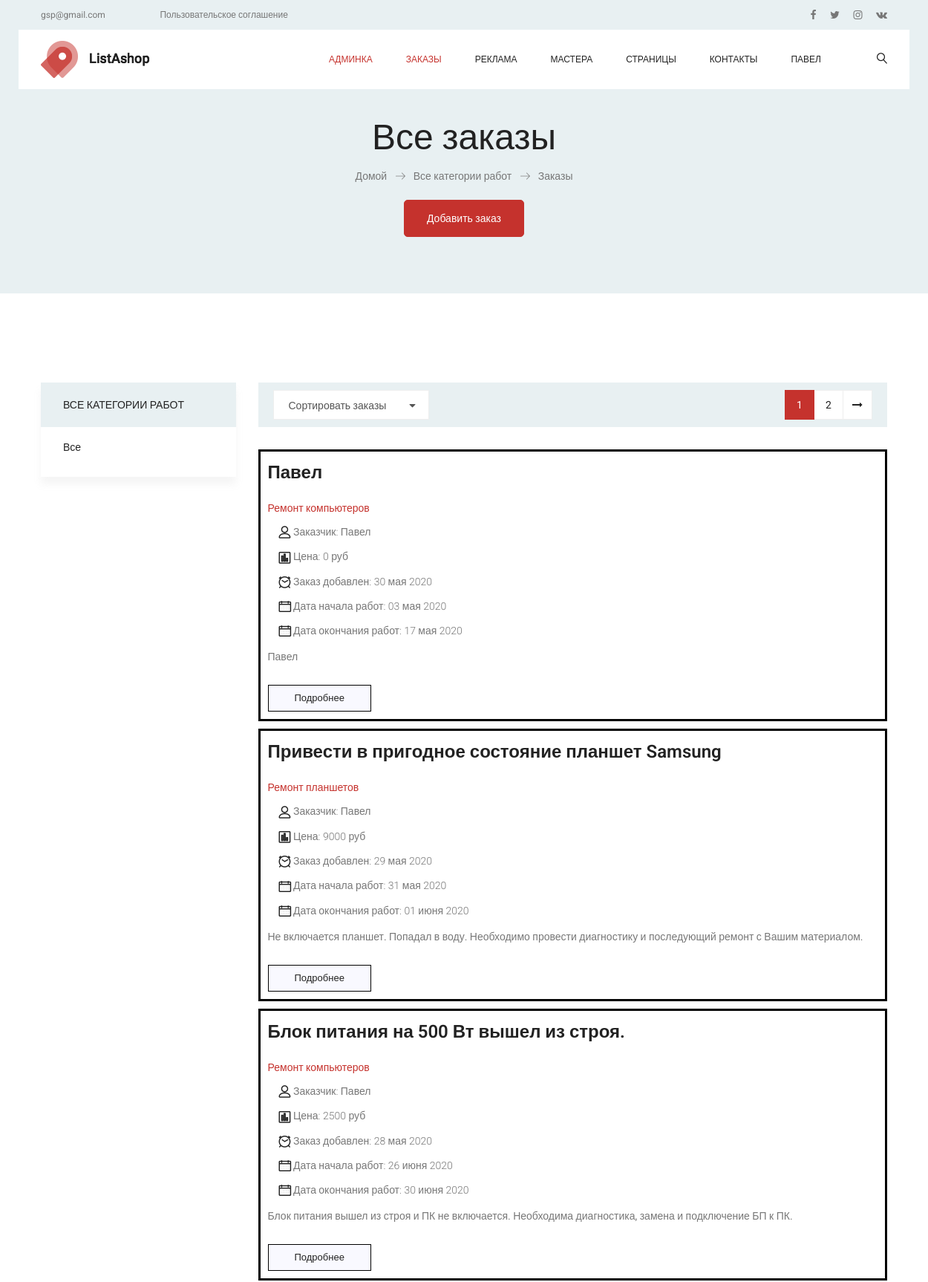
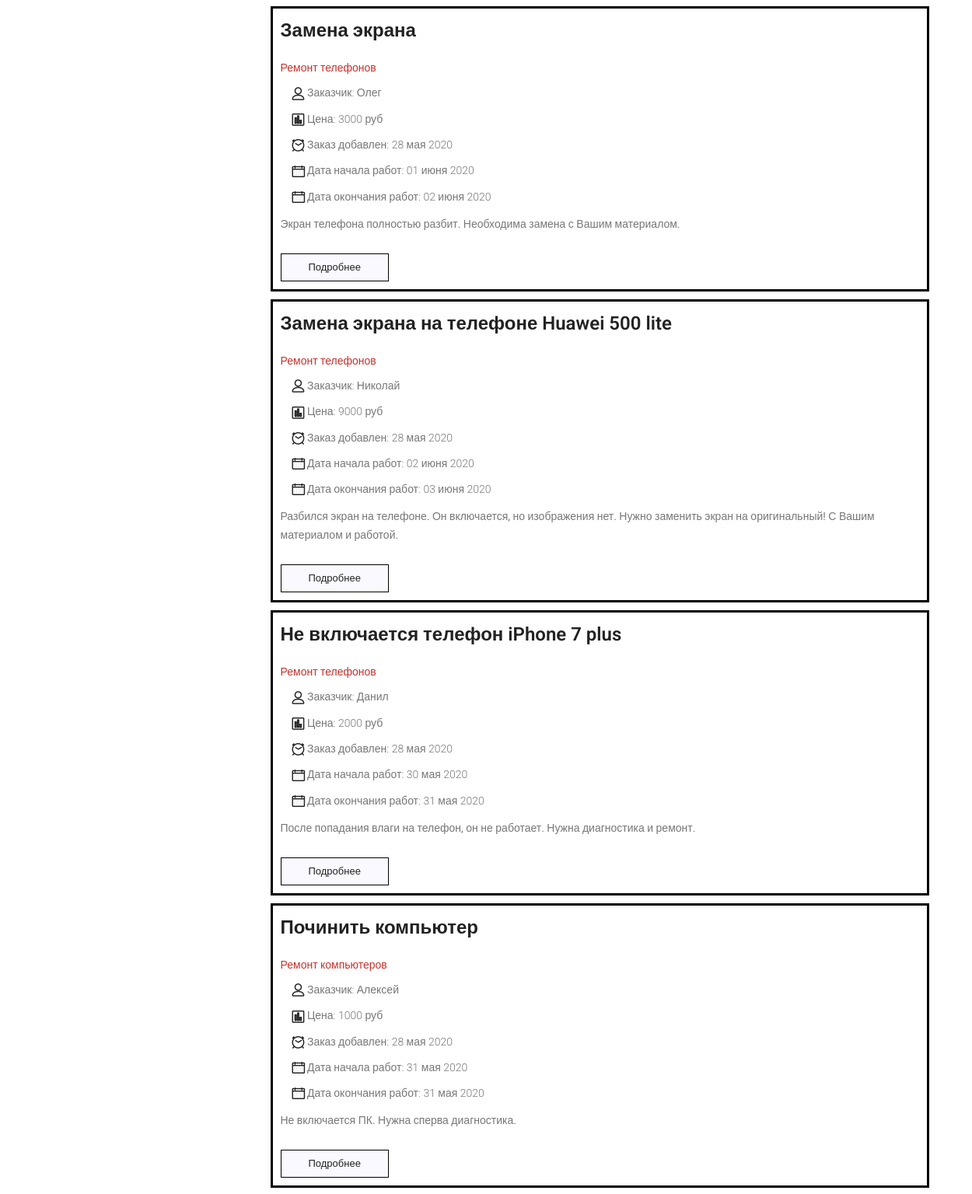
The app's page / (signed in, upper part) with its own data (2 pictures, top to bottom).
### job/models.py (models this page shows, shortened)
class Offer(models.Model):
    category = TreeManyToManyField(Category, related_name='offers', blank=True, verbose_name='Категория работ')
    first_name = models.CharField(blank=True, null=True, default=None, max_length=200, verbose_name='Имя заказчика')
    last_name = models.CharField(blank=True, null=True, default=None, max_length=200, verbose_name='Фамилия заказчика')
    middle_name = models.CharField(blank=True, null=True, default=None, max_length=200, verbose_name='Отчество заказчика')
    phone = models.CharField(max_length=64, blank=True, null=True, default=None, verbose_name='Номер тел.')
    email = models.EmailField(max_length=128, blank=True, null=True, default=None, verbose_name='Емейл')
    name = models.CharField(max_length=200, db_index=True, verbose_name='Наименование работ')
    slug = models.SlugField(max_length=200, db_index=True, verbose_name='Слаг')
    image = models.ImageField(upload_to='offers/%Y/%m/%d', blank=True, verbose_name='Фото')
    description = models.TextField(max_length=512, blank=True, verbose_name='Описание работ')
    price = models.DecimalField(blank=True, null=True, default=None, max_digits=10, decimal_places=0,
                                verbose_name='Цена работы')
    start_time = models.DateField(null=True, blank=True, default=None, verbose_name='Дата начала работ')
    end_time = models.DateField(null=True, blank=True, default=None, verbose_name='Дата окончания работ')
    available = models.BooleanField(default=False, verbose_name='Актуальность заказа')
    created = models.DateField(blank=True, null=True, default=timezone.now, verbose_name='Дата создания записи')
    updated = models.DateField(blank=True, null=True, default=timezone.now, verbose_name='Дата ред-ия записи')
    @property
    def Категории(self):
        return "\n".join([p.name for p in self.category.all()])
    class Meta:
        ordering = ('-created', 'name',)
        index_together = (('id', 'slug'),)
        verbose_name = 'Предложение о работе'
        verbose_name_plural = 'Предложения о работе'
    def get_absolute_url(self):
        return reverse('job:offer_detail', args=[self.id, self.slug])

class Category(MPTTModel):
    name = models.CharField(max_length=200, db_index=True, unique=True, verbose_name='Подкатегория')
    slug = models.SlugField(max_length=200, null=True, blank=True, unique=True, verbose_name='Nazvanie_kategorii')
    parent = TreeForeignKey('self', on_delete=models.CASCADE, null=True, blank=True, related_name='children',
                            verbose_name='Категория')
    is_active = models.BooleanField(default=True, verbose_name='Активность категории')
    created = models.DateField(blank=True, null=True, default=timezone.now, verbose_name='Дата создания записи')
    updated = models.DateField(blank=True, null=True, default=timezone.now, verbose_name='Дата ред-ия записи')
    class MPTTMeta:
        order_insertion_by = ['name']
        verbose_name = 'Категория -> Подкатегория'
        verbose_name_plural = 'Категории -> Подкатегории'
    class Meta:
        verbose_name = 'Категория -> Подкатегория'
        verbose_name_plural = 'Категории -> Подкатегории'

### job/views.py (the view)
# urls.py: path('', views.offer_list, name='offer_list'),
def offer_list(request, category_slug=None):
    category = None
    categories = Category.objects.filter(is_active=True)
    object_list = Offer.objects.filter(available=True)
    if category_slug:
        category = get_object_or_404(Category, slug=category_slug)
        object_list = object_list.filter(category=category)
    paginator = Paginator(object_list, 8)
    page = request.GET.get('page')
    try:
        offers = paginator.page(page)
    except PageNotAnInteger:
        offers = paginator.page(1)
    except EmptyPage:
        offers = paginator.page(paginator.num_pages)
    return render(request, 'job/list.html', {'category': category,
                                             'categories': categories,
                                             'page': page,
                                             'offers': offers})

### templates/job/list.html (shortened to what this page needs)
{% extends 'base.html' %}
{% load static %}
{% load mptt_tags %}
{% block content %}
<section class="banner_area">
    <div class="banner_inner d-flex align-items-center">
        <div class="container">
            <div class="banner_content text-center">
                <h2>{% if category %}{{ category.name }}{% else %}Все заказы{% endif %}</h2>
                <div class="page_link">
                    <a href="#">Домой</a>
                    <a href="#">Все категории работ</a>
                    <a href="#">{% if category %}{{ category.name }}{% else %}Заказы{% endif %}</a>
                </div>
                <div class="main_add_offer">
        			<a class="main_btn" href="{% url 'job:register_job' %}">Добавить заказ</a>
        		</div>
            </div>
        </div>
    </div>
</section>
<section class="cat_product_area p_120">
    <div class="container">
        <div class="row flex-row-reverse">
            <div class="col-lg-9">
                <div class="product_top_bar">
                    <div class="left_dorp">
                    </div>
                    {% include 'job/pagination.html' with page=offers %}
                </div>
                <div class="latest_product_inner row">
                    {% for offer in offers %}
                        <div class="col-md-12">
                            <div class="offer_post">
                                <div class="offer_details">
                                    <a href="{{ offer.get_absolute_url }}"><h2>{{offer.name}}</h2></a>
                                    <div class="offer_info text-left">
                                        <div class="offer_tag">
                                            <a class="active">{{ offer.Категории }}</a>
                                        </div>
                                        <ul class="offer_meta list">
                                            <li><a href="/"><i class="lnr lnr-user"></i> Заказчик: {{ offer.first_name }}</a></li>
                                            <li><a><i class="lnr lnr-chart-bars"></i> Цена: {{ offer.price }} руб </a></li>
                                            <li><a><i class="lnr lnr-clock"></i> Заказ добавлен: {{ offer.created }}</a></li>
                                            {% if offer.start_time and offer.end_time %}
                                            <li><a><i class="lnr lnr-calendar-full"></i> Дата начала работ: {{ offer.start_time }} </a></li>
                                            <li><a><i class="lnr lnr-calendar-full"></i> Дата окончания работ: {{ offer.end_time }} </a></li>
                                            {% else %}
                                            <li><a><i class="lnr lnr-calendar-full"></i> Начать работы в любое время </a></li>
                                            {% endif %}
                                        </ul>
                                    </div>
                                    <p>{{offer.description|truncatechars:220}}</p>
                                    <a href="{{ offer.get_absolute_url }}" class="white_bg_btn">Подробнее</a>
                                </div>
                            </div>
                        </div>
                    {% endfor %}
                </div>
            </div>
            <div class="col-lg-3">
                <div class="left_sidebar_area">
                    <aside class="left_widgets cat_widgets">
                        <div class="l_w_title">
                            <h3>Все категории работ</h3>
                        </div>
                        <div class="widgets_inner">
                            <ul class="list">
                                <li {% if not category %} class="selected" {% endif %}>
                                    <a href="{% url "job:offer_list" %}">Все</a>
                                </li>
                            </ul>
                        </div>
                    </aside>
                </div>
            </div>
        </div>
    </div>
</section>
{% endblock content %}

### templates/navbar/navbar.html (shortened to what this page needs)
{% load static %}
<header class="header_area">
    <div class="top_menu row m0">
        <div class="container">
            <div class="float-left">
                <a href="mailto:gsp@gmail.com">gsp@gmail.com</a>
                <a href="#">Пользовательское соглашение</a>
            </div>
            <div class="float-right">
                <ul class="header_social">
                    <li><a href="#"><i class="fa fa-facebook"></i></a></li>
                    <li><a href="#"><i class="fa fa-twitter"></i></a></li>
                    <li><a href="#"><i class="fa fa-instagram"></i></a></li>
                    <li><a href="#"><i class="fa fa-vk"></i></a></li>
                </ul>
            </div>
        </div>
    </div>
    <div class="main_menu">
        <nav class="navbar navbar-expand-lg navbar-light main_box">
            <div class="container">
                <a class="navbar-brand logo_h" href="index.html"><img src="img/logo.png" alt=""></a>
                <div class="collapse navbar-collapse offset" id="navbarSupportedContent">
                    <ul class="nav navbar-nav menu_nav ml-auto">
                        {% if user.is_superuser %}
                            <li class="nav-item active"><a class="nav-link" href="/admin/">Админка</a></li>
                        {% endif %}
                        <li class="nav-item active"><a class="nav-link" href="{% url 'job:offer_list' %}">Заказы</a></li>
                        <li class="nav-item submenu dropdown">
                            <a href="#" class="nav-link dropdown-toggle" data-toggle="dropdown" role="button" aria-haspopup="true" aria-expanded="false">Реклама</a>
                        </li>
                        <li class="nav-item submenu dropdown">
                            <a href="#" class="nav-link dropdown-toggle" data-toggle="dropdown" role="button" aria-haspopup="true" aria-expanded="false">Мастера</a>
                        </li>
                        <li class="nav-item submenu dropdown">
                            <a href="#" class="nav-link dropdown-toggle" data-toggle="dropdown" role="button" aria-haspopup="true" aria-expanded="false">Страницы</a>
                        </li>
                        <li class="nav-item"><a class="nav-link" href="#">Контакты</a></li>
                        {% if request.user.is_authenticated %}
                            <li class="nav-item submenu dropdown">
                                <a href="#" class="nav-link dropdown-toggle" data-toggle="dropdown" role="button" aria-haspopup="true" aria-expanded="false"> {{ request.user.first_name }} </a>
                            </li>
                            {% else %}
                                <li class="nav-item"><a href="{% url 'login' %}" class="cart"><i class="lnr lnr lnr-user"></i> Войти</a></li>
                        {% endif %}
                    </ul>
                    <ul class="nav navbar-nav navbar-right">
                        <li class="nav-item"><a href="#" class="search"><i class="lnr lnr-magnifier"></i></a></li>
                    </ul>
                </div>
            </div>
        </nav>
    </div>
</header>

### static/static_dev/css/responsive.css (style rules this page uses)
@media (max-width:1619px) { .header_area .navbar .search { margin-left: 40px; } }

### records on screen
Offer: name "Павел", Категории "Ремонт компьютеров", first_name "Павел", price "0", created "30 мая 2020", start_time "03 мая 2020", end_time "17 мая 2020", description "Павел"
Offer: name "Привести в пригодное состояние планшет Samsung", Категории "Ремонт планшетов", first_name "Павел", price "9000", created "29 мая 2020", start_time "31 мая 2020", end_time "01 июня 2020", description "Не включается планшет. Попадал в воду. Необходимо провести диагностику и последующий ремонт с Вашим материалом."
Offer: name "Блок питания на 500 Вт вышел из строя.", Категории "Ремонт компьютеров", first_name "Павел", price "2500", created "28 мая 2020", start_time "26 июня 2020", end_time "30 июня 2020", description "Блок питания вышел из строя и ПК не включается. Необходима диагностика, замена и подключение БП к ПК."
Offer: name "Замена экрана", Категории "Ремонт телефонов", first_name "Олег", price "3000", created "28 мая 2020", start_time "01 июня 2020", end_time "02 июня 2020", description "Экран телефона полностью разбит. Необходима замена с Вашим материалом."
Offer: name "Замена экрана на телефоне Huawei 500 lite", Категории "Ремонт телефонов", first_name "Николай", price "9000", created "28 мая 2020", start_time "02 июня 2020", end_time "03 июня 2020", description "Разбился экран на телефоне. Он включается, но изображения нет. Нужно заменить экран на оригинальный! С Вашим материалом и работой."
Offer: name "Не включается телефон iPhone 7 plus", Категории "Ремонт телефонов", first_name "Данил", price "2000", created "28 мая 2020", start_time "30 мая 2020", end_time "31 мая 2020", description "После попадания влаги на телефон, он не работает. Нужна диагностика и ремонт."
Offer: name "Починить компьютер", Категории "Ремонт компьютеров", first_name "Алексей", price "1000", created "28 мая 2020", start_time "31 мая 2020", end_time "31 мая 2020", description "Не включается ПК. Нужна сперва диагностика."

### other values on screen
{{ request.user.first_name }} "ПАВЕЛ"
{{ i }} "1"
{{ i }} "2"
